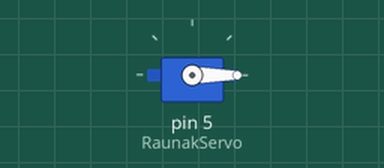
Recording of a sketch running on a simulated Arduino Uno, built with avr-gcc and run on an emulated ATmega328P. Parts: servo.

Above: at 0.05 s.
At 6.0 s:
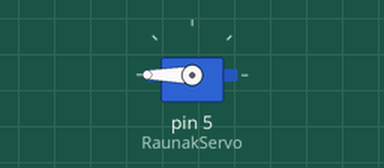
Timing chart, 0 to 7.8 s (numbered marks = the images above):
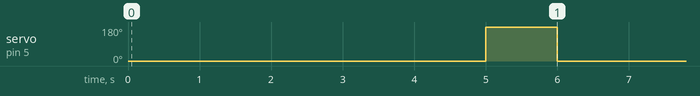

Measured:
- by itself, servo on pin 5 (RaunakServo): alternates 180° for 1.0 s and 0° for 5.0 s

The sketch:

Program_for_working_of_a_servo.ino
```cpp
//Home security with door locking by Bluetooth////////
//******Coded by RAUNAK KUMAR*********
#include <Servo.h>  //Includes Servo Library
int servoPin = 5;   //Declares the Servo Pin
Servo RaunakServo;  //Creates Servo Object
void setup()
{
  RaunakServo.attach(5);
}
void loop()
{
  RaunakServo.write(0);  //Makes Servo go to 0 degrees
  delay(5000);
  RaunakServo.write(180);  //Makes Servo go to 90 degrees
  delay(1000);
}
```
